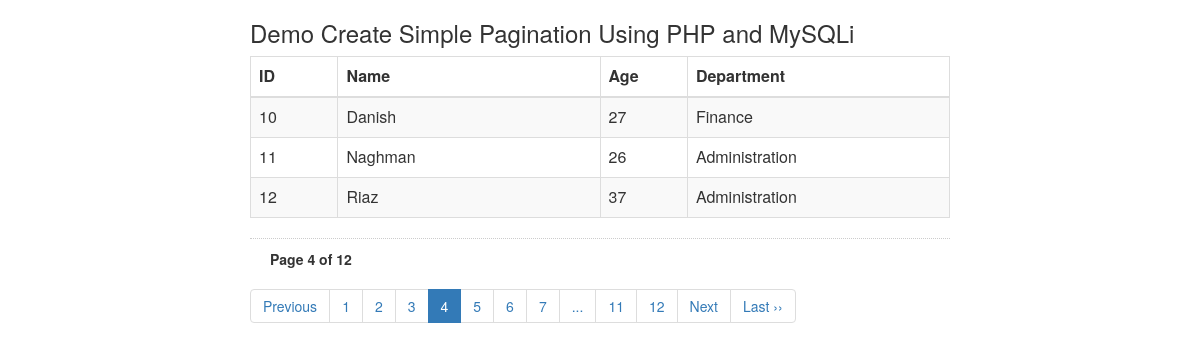
The page /?page_no=4 on the database its author committed.
### tables this page shows
CREATE TABLE IF NOT EXISTS `pagination_table` (
  `id` int(10) NOT NULL AUTO_INCREMENT,
  `name` varchar(250) NOT NULL,
  `age` int(10) NOT NULL,
  `dept` varchar(250) NOT NULL,
  PRIMARY KEY (`id`)
);

### index.php (the view, shortened to what this page needs)
<html>
<head>
<link rel="stylesheet" href="css/bootstrap.min.css">
</head>
<body>
<div style="width:700px; margin:0 auto;">
<h3>Demo Create Simple Pagination Using PHP and MySQLi</h3>
<table class="table table-striped table-bordered">
<thead>
<tr>
<th style='width:50px;'>ID</th>
<th style='width:150px;'>Name</th>
<th style='width:50px;'>Age</th>
<th style='width:150px;'>Department</th>
</tr>
</thead>
<tbody>
<?php
include('db.php');
if (isset($_GET['page_no']) && $_GET['page_no']!="") {
	$page_no = $_GET['page_no'];
	} else {
		$page_no = 1;
        }
	$total_records_per_page = 3;
    $offset = ($page_no-1) * $total_records_per_page;
	$previous_page = $page_no - 1;
	$next_page = $page_no + 1;
	$result_count = mysqli_query($con,"SELECT COUNT(*) As total_records FROM `pagination_table`");
	$total_records = mysqli_fetch_array($result_count);
	$total_records = $total_records['total_records'];
    $total_no_of_pages = ceil($total_records / $total_records_per_page);
	$second_last = $total_no_of_pages - 1;
    $result = mysqli_query($con,"SELECT * FROM `pagination_table` LIMIT $offset, $total_records_per_page");
    while($row = mysqli_fetch_array($result)){
		echo "<tr>
			  <td>".$row['id']."</td>
			  <td>".$row['name']."</td>
	 		  <td>".$row['age']."</td>
		   	  <td>".$row['dept']."</td>
		   	  </tr>";
        }
    ?>
</tbody>
</table>
<div style='padding: 10px 20px 0px; border-top: dotted 1px #CCC;'>
<strong>Page <?php echo $page_no." of ".$total_no_of_pages; ?></strong>
</div>
<ul class="pagination">
	<li <?php if($page_no <= 1){ echo "class='disabled'"; } ?>>
	<a <?php if($page_no > 1){ echo "href='?page_no=$previous_page'"; } ?>>Previous</a>
	</li>
    <?php
	if ($total_no_of_pages <= 10){
		for ($counter = 1; $counter <= $total_no_of_pages; $counter++){
			if ($counter == $page_no) {
		   echo "<li class='active'><a>$counter</a></li>";
				}else{
           echo "<li><a href='?page_no=$counter'>$counter</a></li>";
				}
        }
	}
	elseif($total_no_of_pages > 10){
	if($page_no <= 4) {
	 for ($counter = 1; $counter < 8; $counter++){
			if ($counter == $page_no) {
		   echo "<li class='active'><a>$counter</a></li>";
				}else{
           echo "<li><a href='?page_no=$counter'>$counter</a></li>";
				}
        }
		echo "<li><a>...</a></li>";
		echo "<li><a href='?page_no=$second_last'>$second_last</a></li>";
		echo "<li><a href='?page_no=$total_no_of_pages'>$total_no_of_pages</a></li>";
            }
	}
?>
	<li <?php if($page_no >= $total_no_of_pages){ echo "class='disabled'"; } ?>>
	<a <?php if($page_no < $total_no_of_pages) { echo "href='?page_no=$next_page'"; } ?>>Next</a>
	</li>
    <?php if($page_no < $total_no_of_pages){
		echo "<li><a href='?page_no=$total_no_of_pages'>Last &rsaquo;&rsaquo;</a></li>";
		} ?>
</ul>
<br /><br />
</div>
</body>
</html>

### rows shown on the page
pagination_table: id "10", name "Danish", age "27", dept "Finance"
pagination_table: id "11", name "Naghman", age "26", dept "Administration"
pagination_table: id "12", name "Riaz", age "37", dept "Administration"

### other values the page prints
$page_no "4"
$total_no_of_pages "12"
$second_last "11"
